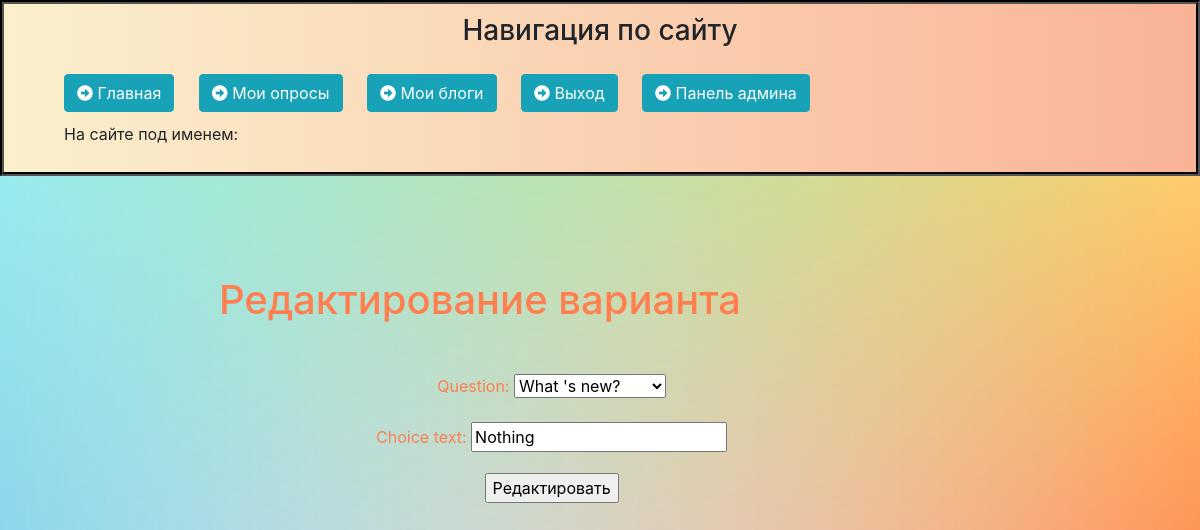
Page /polls/1/update_choice on the earlier database version.
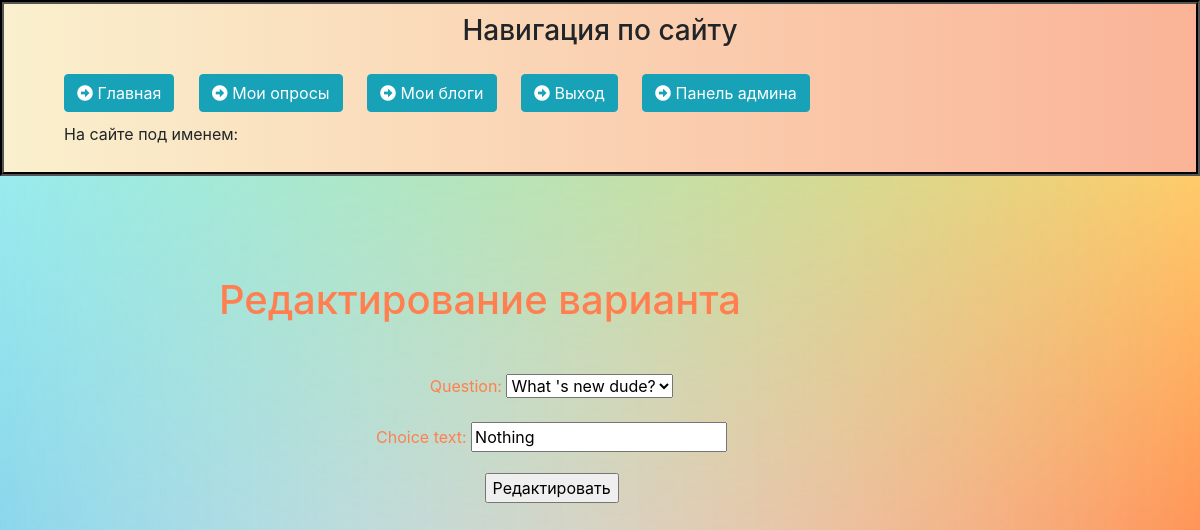
Same page on the later database version.
### polls/models.py (models this page shows, shortened)
class Choice(models.Model):
    DoesNotExist = None
    question = models.ForeignKey(Question, on_delete=models.CASCADE)
    choice_text = models.CharField(max_length=200)
    votes = models.IntegerField(default=0)

### polls/views.py (the view)
# urls.py: path('<int:choice_id>/update_choice', views.ChoiceUpdateView.as_view(), name='update_choice'),
class ChoiceUpdateView(UpdateView):
    model = Choice
    pk_url_kwarg = "choice_id"
    fields = ['question', 'choice_text']
    success_url = '/polls/'
    template_name = 'polls/choice_update_form.html'

### polls/models.py (called while the page is built)
    def __str__(self):
        return self.question_text

### polls/templates/polls/choice_update_form.html (shortened to what this page needs)
{% extends 'polls/layout.html' %}
{% block content %}
<div class="features">
    <h1>Редактирование варианта</h1>
    <form method="post" value="Update">
        {{ form.as_p }}
        <input type = "submit" value="Редактировать">
    </form>
</div>
{% endblock %}

Differences in the rows shown:
changed Choice "Nothing": question "What 's new?" → "What 's new dude?"
